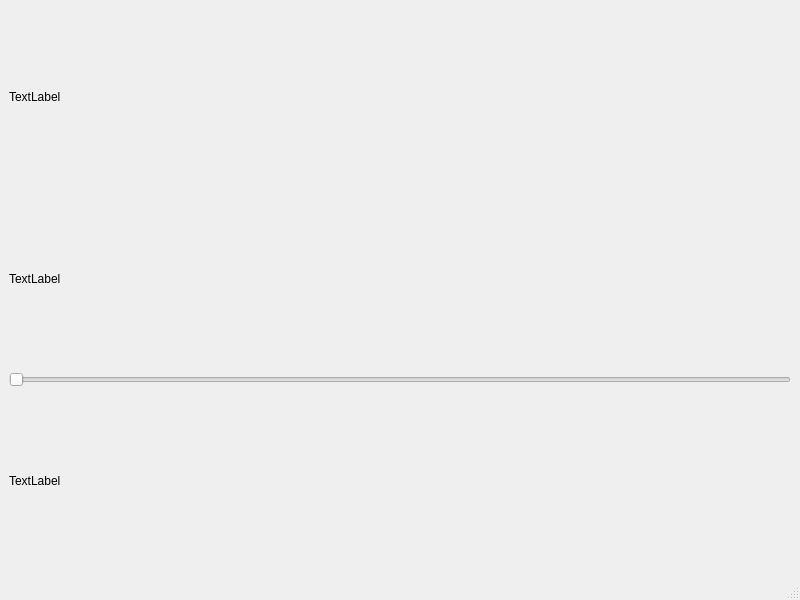
<?xml version="1.0" encoding="UTF-8"?>
<ui version="4.0">
 <class>MainWindow</class>
 <widget class="QMainWindow" name="MainWindow">
  <property name="geometry">
   <rect>
    <x>0</x>
    <y>0</y>
    <width>800</width>
    <height>600</height>
   </rect>
  </property>
  <property name="windowTitle">
   <string>MainWindow</string>
  </property>
  <widget class="QWidget" name="centralwidget">
   <layout class="QGridLayout" name="gridLayout">
    <item row="0" column="0">
     <layout class="QVBoxLayout" name="verticalLayout">
      <item>
       <widget class="QLabel" name="label">
        <property name="text">
         <string>TextLabel</string>
        </property>
        <property name="scaledContents">
         <bool>true</bool>
        </property>
       </widget>
      </item>
      <item>
       <widget class="QLabel" name="label_2">
        <property name="text">
         <string>TextLabel</string>
        </property>
        <property name="scaledContents">
         <bool>true</bool>
        </property>
       </widget>
      </item>
      <item>
       <widget class="QSlider" name="horizontalSlider">
        <property name="maximum">
         <number>255</number>
        </property>
        <property name="orientation">
         <enum>Qt::Horizontal</enum>
        </property>
       </widget>
      </item>
      <item>
       <widget class="QLabel" name="label_3">
        <property name="text">
         <string>TextLabel</string>
        </property>
       </widget>
      </item>
     </layout>
    </item>
   </layout>
  </widget>
  <widget class="QMenuBar" name="menubar">
   <property name="geometry">
    <rect>
     <x>0</x>
     <y>0</y>
     <width>800</width>
     <height>22</height>
    </rect>
   </property>
  </widget>
  <widget class="QStatusBar" name="statusbar"/>
 </widget>
 <resources/>
 <connections/>
</ui>
